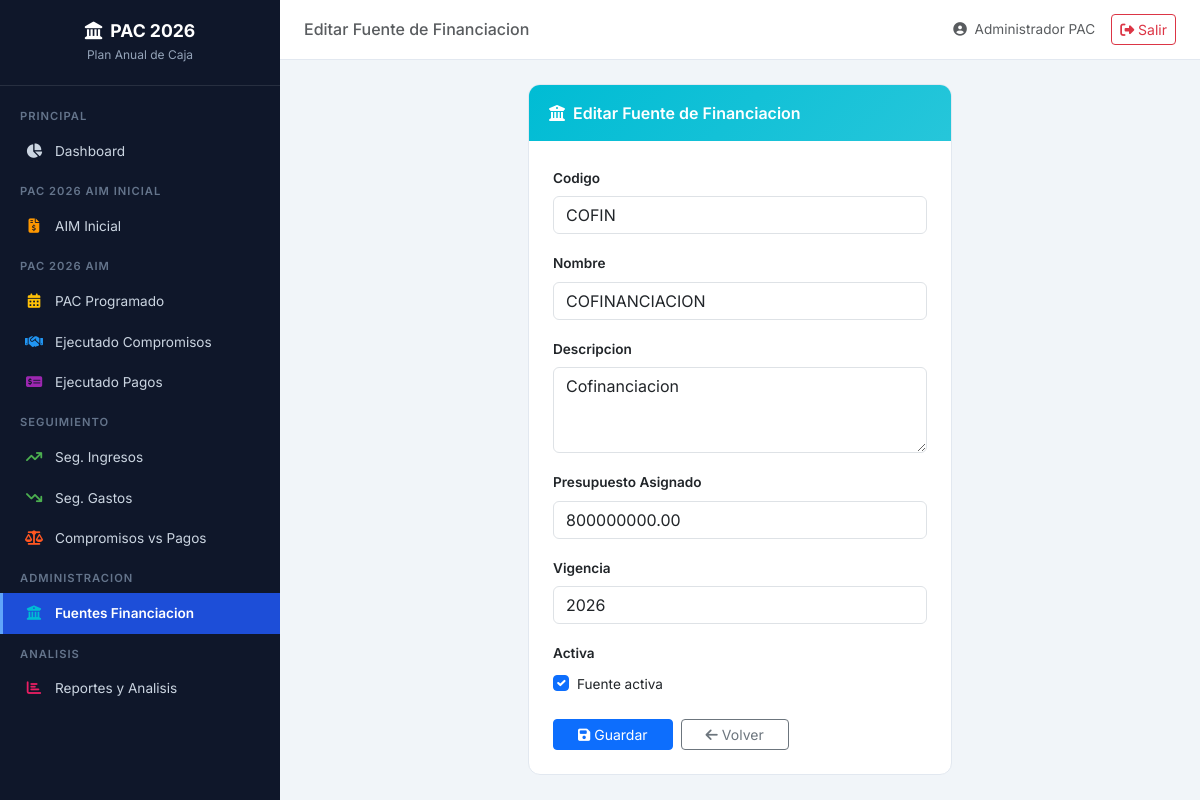
Page /fuentes/14/editar/ (signed in) on the committed database.
### pac/models.py (models this page shows, shortened)
class FuenteFinanciacion(models.Model):
    codigo = models.CharField(max_length=50, verbose_name='Codigo', blank=True)
    nombre = models.CharField(max_length=200, unique=True, verbose_name='Nombre')
    descripcion = models.TextField(blank=True, verbose_name='Descripcion')
    presupuesto_asignado = models.DecimalField(
        max_digits=20, decimal_places=2, default=0,
        verbose_name='Presupuesto Asignado'
    )
    vigencia = models.IntegerField(default=2026)
    activa = models.BooleanField(default=True)
    fecha_creacion = models.DateTimeField(auto_now_add=True)
    class Meta:
        verbose_name = 'Fuente de Financiacion'
        verbose_name_plural = 'Fuentes de Financiacion'
        ordering = ['nombre']

### pac/views.py (the view)
# urls.py: path('fuentes/<int:pk>/editar/', views.fuente_editar, name='fuente_editar'),
@login_required
def fuente_editar(request, pk):
    fuente = get_object_or_404(FuenteFinanciacion, pk=pk)
    if request.method == 'POST':
        form = FuenteFinanciacionForm(request.POST, instance=fuente)
        if form.is_valid():
            form.save()
            messages.success(request, 'Fuente de financiacion actualizada correctamente.')
            return redirect('fuentes_financiacion')
    else:
        form = FuenteFinanciacionForm(instance=fuente)
    return render(request, 'pac/fuente_form.html', {'form': form, 'titulo': 'Editar Fuente de Financiacion'})

### pac/forms.py
class FuenteFinanciacionForm(forms.ModelForm):
    class Meta:
        model = FuenteFinanciacion
        fields = ['codigo', 'nombre', 'descripcion', 'presupuesto_asignado', 'vigencia', 'activa']
        widgets = {
            'codigo': forms.TextInput(attrs={'class': 'form-control'}),
            'nombre': forms.TextInput(attrs={'class': 'form-control'}),
            'descripcion': forms.Textarea(attrs={'class': 'form-control', 'rows': 3}),
            'presupuesto_asignado': forms.NumberInput(attrs={'class': 'form-control'}),
            'vigencia': forms.NumberInput(attrs={'class': 'form-control'}),
            'activa': forms.CheckboxInput(attrs={'class': 'form-check-input'}),
        }

### templates/pac/fuente_form.html (shortened to what this page needs)
{% extends 'base.html' %}
{% block page_title %}{{ titulo }}{% endblock %}
{% block content %}
<div class="row justify-content-center">
    <div class="col-md-6">
        <div class="card-custom">
            <div class="card-header" style="background: linear-gradient(135deg, #00bcd4, #26c6da)">
                <span><i class="fas fa-building-columns me-2"></i>{{ titulo }}</span>
            </div>
            <div class="p-4">
                <form method="post">
                    {% for field in form %}
                    <div class="mb-3">
                        <label class="form-label fw-semibold" style="font-size:0.85rem">{{ field.label }}</label>
                        {% if field.name == 'activa' %}
                        <div class="form-check">
                            {{ field }}
                            <label class="form-check-label" style="font-size:0.85rem">Fuente activa</label>
                        </div>
                        {% else %}
                        {{ field }}
                        {% endif %}
                    </div>
                    {% endfor %}
                    <div class="d-flex gap-2 mt-4">
                        <button type="submit" class="btn btn-primary btn-sm px-4">
                            <i class="fas fa-save me-1"></i>Guardar
                        </button>
                        <a href="{% url 'fuentes_financiacion' %}" class="btn btn-outline-secondary btn-sm px-4">
                            <i class="fas fa-arrow-left me-1"></i>Volver
                        </a>
                    </div>
                </form>
            </div>
        </div>
    </div>
</div>
{% endblock %}

### templates/base.html (shortened to what this page needs)
{% load static %}
{% load pac_tags %}
<!DOCTYPE html>
<html lang="es">
<head>
    <link href="https://cdn.jsdelivr.net/npm/bootstrap@5.3.2/dist/css/bootstrap.min.css" rel="stylesheet">
    <link href="https://cdnjs.cloudflare.com/ajax/libs/font-awesome/6.5.1/css/all.min.css" rel="stylesheet">
</head>
<body>
    <nav class="sidebar" id="sidebar">
        <div class="sidebar-brand">
            <h4><i class="fas fa-landmark me-2"></i>PAC 2026</h4>
            <small>Plan Anual de Caja</small>
        </div>
        <div class="sidebar-nav">
            <div class="sidebar-section">Principal</div>
            <a href="{% url 'dashboard' %}" class="sidebar-link {% if request.resolver_match.url_name == 'dashboard' %}active{% endif %}">
                <i class="fas fa-chart-pie"></i> Dashboard
            </a>
            <div class="sidebar-section">PAC 2026 AIM Inicial</div>
            <a href="{% url 'aim_inicial' %}" class="sidebar-link {% if request.resolver_match.url_name == 'aim_inicial' %}active{% endif %}">
                <i class="fas fa-file-invoice-dollar" style="color:#ff9800"></i> AIM Inicial
            </a>
            <div class="sidebar-section">PAC 2026 AIM</div>
            <a href="{% url 'pac_programado' %}" class="sidebar-link {% if request.resolver_match.url_name == 'pac_programado' %}active{% endif %}">
                <i class="fas fa-calendar-alt" style="color:#ffc107"></i> PAC Programado
            </a>
            <a href="{% url 'pac_ejecutado_compromisos' %}" class="sidebar-link {% if request.resolver_match.url_name == 'pac_ejecutado_compromisos' %}active{% endif %}">
                <i class="fas fa-handshake" style="color:#2196f3"></i> Ejecutado Compromisos
            </a>
            <a href="{% url 'pac_ejecutado_pagos' %}" class="sidebar-link {% if request.resolver_match.url_name == 'pac_ejecutado_pagos' %}active{% endif %}">
                <i class="fas fa-money-check-alt" style="color:#9c27b0"></i> Ejecutado Pagos
            </a>
            <div class="sidebar-section">Seguimiento</div>
            <a href="{% url 'seguimiento_ingresos' %}" class="sidebar-link {% if request.resolver_match.url_name == 'seguimiento_ingresos' %}active{% endif %}">
                <i class="fas fa-arrow-trend-up" style="color:#4caf50"></i> Seg. Ingresos
            </a>
            <a href="{% url 'seguimiento_gastos' %}" class="sidebar-link {% if request.resolver_match.url_name == 'seguimiento_gastos' %}active{% endif %}">
                <i class="fas fa-arrow-trend-down" style="color:#4caf50"></i> Seg. Gastos
            </a>
            <a href="{% url 'seguimiento_compromisos_vs_pagos' %}" class="sidebar-link {% if request.resolver_match.url_name == 'seguimiento_compromisos_vs_pagos' %}active{% endif %}">
                <i class="fas fa-scale-balanced" style="color:#ff5722"></i> Compromisos vs Pagos
            </a>
            <div class="sidebar-section">Administracion</div>
            <a href="{% url 'fuentes_financiacion' %}" class="sidebar-link {% if 'fuente' in request.resolver_match.url_name %}active{% endif %}">
                <i class="fas fa-building-columns" style="color:#00bcd4"></i> Fuentes Financiacion
            </a>
            <div class="sidebar-section">Analisis</div>
            <a href="{% url 'reportes' %}" class="sidebar-link {% if request.resolver_match.url_name == 'reportes' %}active{% endif %}">
                <i class="fas fa-chart-bar" style="color:#e91e63"></i> Reportes y Analisis
            </a>
        </div>
    </nav>
    <div class="main-content">
        <header class="top-header">
            <div class="d-flex align-items-center">
                <h6 class="mb-0 text-muted">{% block page_title %}Dashboard{% endblock %}</h6>
            </div>
            <div class="d-flex align-items-center gap-3">
                <span class="text-muted" style="font-size:0.85rem">
                    <i class="fas fa-user-circle me-1"></i> {{ request.user.get_full_name|default:request.user.username }}
                </span>
                <a href="{% url 'logout' %}" class="btn btn-outline-danger btn-sm">
                    <i class="fas fa-sign-out-alt"></i> Salir
                </a>
            </div>
        </header>
        <div class="page-content">
            {% block content %}{% endblock %}
        </div>
    </div>
</body>
</html>

### templates/base.html (style rules this page uses)
:root { --sidebar-width: 280px; --sidebar-bg: #0f172a; --sidebar-hover: #1e293b; --sidebar-active: #1d4ed8; --header-height: 60px; }
* { font-family: 'Inter', sans-serif; }
body { background: #f1f5f9; min-height: 100vh; }
.sidebar { position: fixed; top: 0; left: 0; bottom: 0; width: var(--sidebar-width); background: var(--sidebar-bg); z-index: 1050; transition: transform 0.3s ease; overflow-y: auto; overflow-x: hidden; }
.sidebar-brand { padding: 20px; text-align: center; border-bottom: 1px solid rgba(255,255,255,0.1); }
.sidebar-brand h4 { color: #fff; font-weight: 700; margin: 0; font-size: 1.1rem; }
.sidebar-brand small { color: #94a3b8; font-size: 0.75rem; }
.sidebar-nav { padding: 10px 0; }
.sidebar-section { padding: 12px 20px 6px; color: #64748b; font-size: 0.7rem; text-transform: uppercase; letter-spacing: 1px; font-weight: 600; }
.sidebar-link { display: flex; align-items: center; padding: 10px 20px; color: #cbd5e1; text-decoration: none; font-size: 0.85rem; transition: all 0.2s; border-left: 3px solid transparent; }
.sidebar-link.active { background: var(--sidebar-active); color: #fff; border-left-color: #60a5fa; font-weight: 600; }
.sidebar-link i { width: 22px; margin-right: 10px; text-align: center; font-size: 0.9rem; }
.main-content { margin-left: var(--sidebar-width); min-height: 100vh; transition: margin-left 0.3s ease; }
.top-header { background: #fff; height: var(--header-height); display: flex; align-items: center; justify-content: space-between; padding: 0 24px; border-bottom: 1px solid #e2e8f0; position: sticky; top: 0; z-index: 1040; }
.page-content { padding: 24px; }
.card-custom { background: #fff; border-radius: 12px; border: 1px solid #e2e8f0; overflow: hidden; }
.card-custom .card-header { padding: 16px 20px; font-weight: 600; color: #fff; display: flex; align-items: center; justify-content: space-between; }

### rows in the picture
FuenteFinanciacion: form "COFIN" "COFINANCIACION" "Cofinanciacion" "800000000.00" "2026", form "☑"

### other values in the picture
{{ titulo }} "Editar Fuente de Financiacion"
{{ request.user.get_full_name|default:request.user.username }} "Administrador PAC"
{{ field.label }} "Codigo" "Nombre" "Descripcion" "Presupuesto Asignado" "Vigencia" "Activa"
